Frame 1 (no input): blank canvas, image omitted
Frame 60 (no input): blank canvas, image omitted
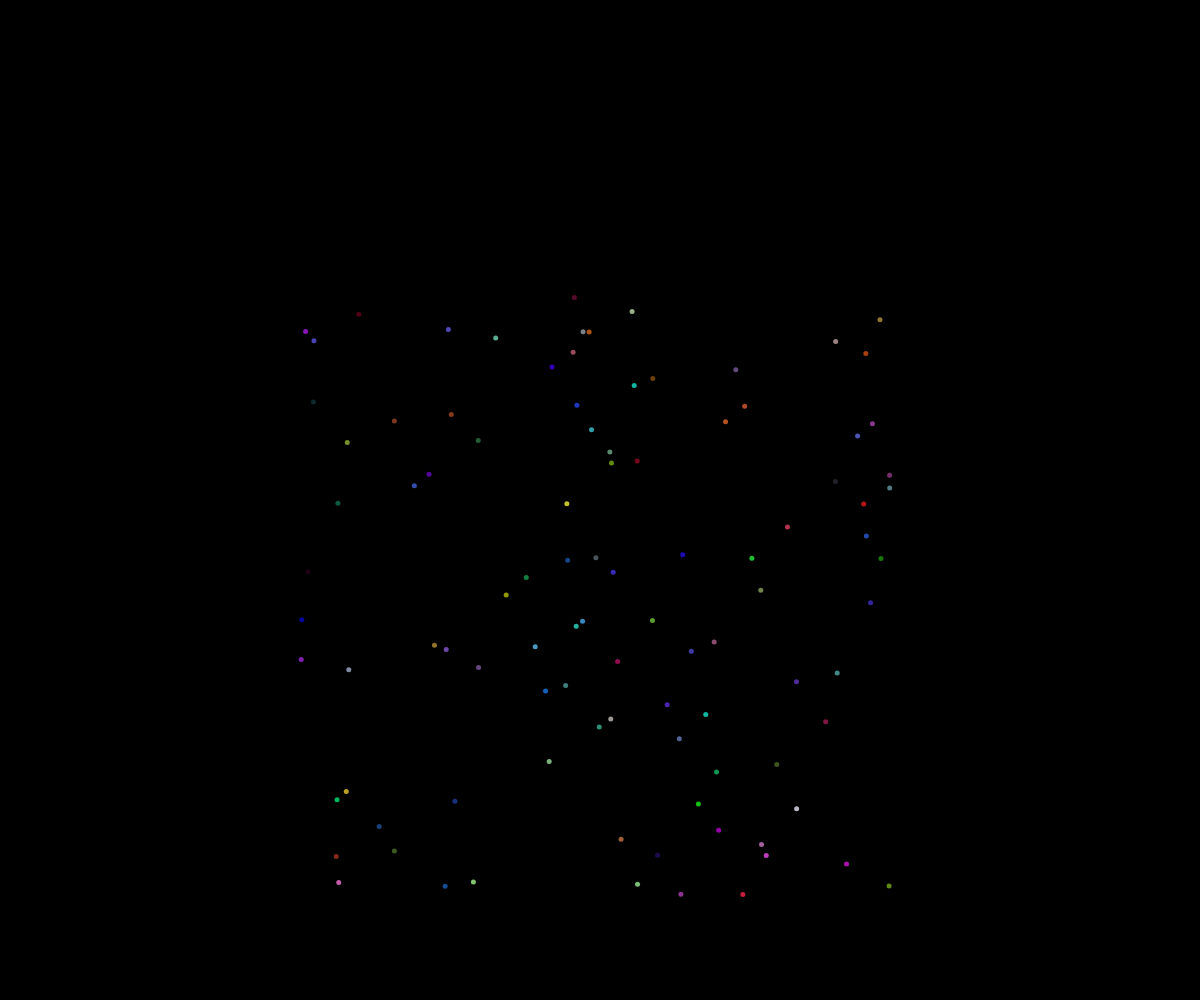
Frame 120 (the mouse pressed at the canvas centre since frame 60)

The p5.js sketch whose frames 1 and 60 were blank and that drew this single picture after the mouse press (run headless with seeded random() and noise() and a simulated clock; from frame 60 on, the mouse is pressed at the canvas centre):

// p5.js sketch
// ── sketch.js
// Fireworks OOP
// Your Name
// Date
//
// Extra for Experts:
// - describe what you did to take this project "above and beyond"

class Spark {
  constructor(x, y, dx, dy, mass){
    this.x = x;
    this.y = y;
    this.dx = dx;
    this.dy = dy;
    this.alpha = 255;
    this.r = random(255);
    this.b = random(255);
    this.g = random(255);
    this.size = 5;
    this.mass = mass;
    this.velocity = -3;
    this.acell = mass * 0.05;
  }

  display() {
    noStroke();
    fill(this.r, this.g, this.b, this.alpha);
    circle(this.x, this.y, this.size);
  }

  update(){
    this.x += this.dx;
    this.velocity += this.acell;
    this.y += this.velocity;
    this.y += this.dy;
  }
  
}

let sparkArray = [];

function setup() {
  createCanvas(windowWidth, windowHeight);
}

function draw() {
  background(0);
  for (let i = sparkArray.length - 1; i > 0; i--){
    sparkArray[i].update();
    sparkArray[i].display();
    sparkArray[i].alpha --;

    if (sparkArray[i].alpha < 0){
      sparkArray.splice(i, 1);
    }
  }
}

function mousePressed(){
  for (let i = 0; i < 100; i++){
    spawnSpark();
  }
}

function spawnSpark() {
  let theSpark = new Spark(mouseX, mouseY, random(-5, 5), random(-5, 5), 3);
  sparkArray.push(theSpark);
}
